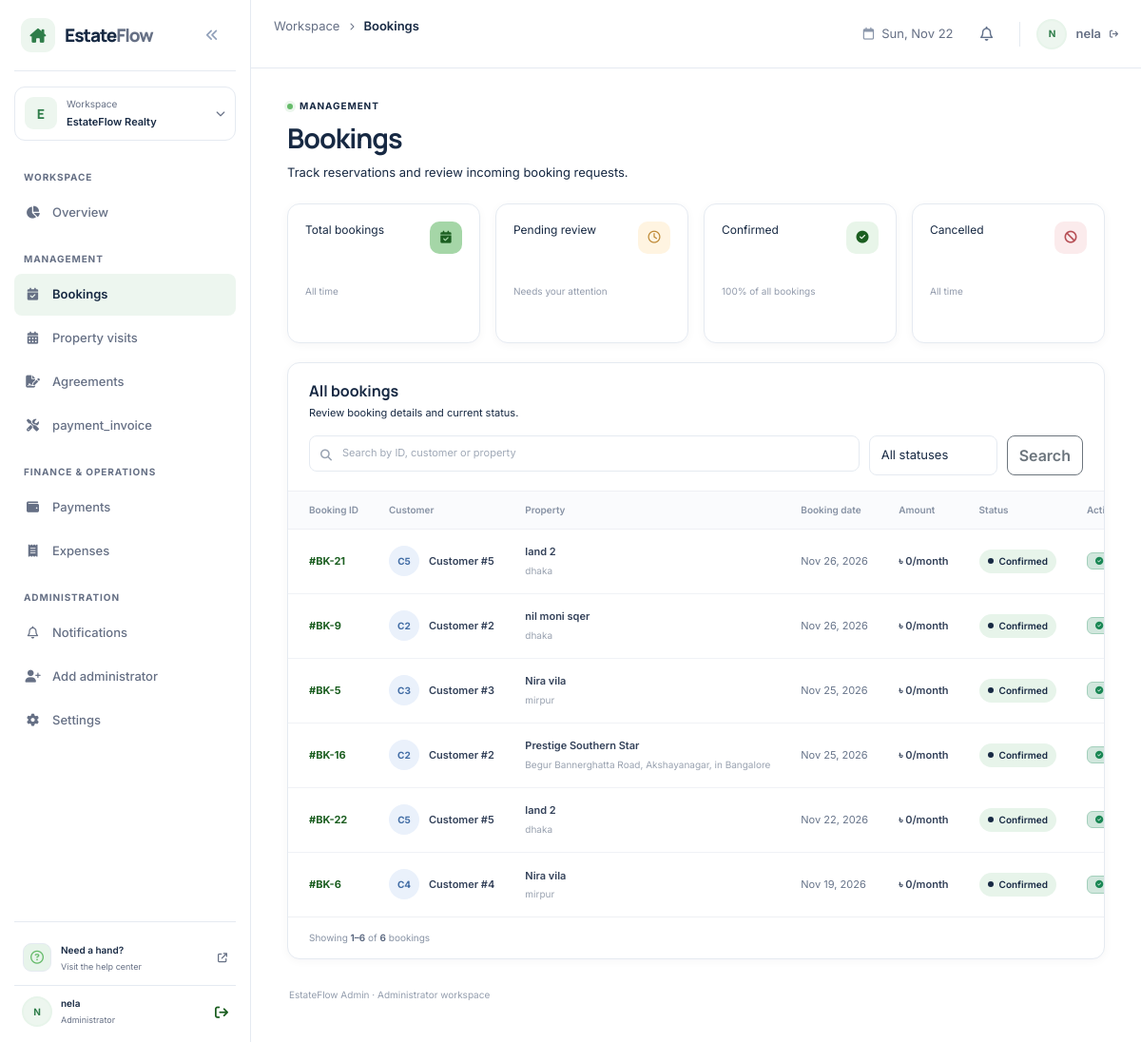
/backend/admin/bookings.php (signed in), run on the app's committed database.
### tables this page shows
CREATE TABLE `bookings` (
  `booking_id` bigint UNSIGNED NOT NULL,
  `property_id` bigint UNSIGNED NOT NULL,
  `customer_id` bigint UNSIGNED NOT NULL,
  `booking_date` datetime NOT NULL,
  `status` enum('pending','approved','cancelled') NOT NULL DEFAULT 'pending',
  `created_at` datetime NOT NULL DEFAULT CURRENT_TIMESTAMP
);

CREATE TABLE `properties` (
  `property_id` bigint UNSIGNED NOT NULL,
  `owner_id` bigint UNSIGNED NOT NULL,
  `title` varchar(100) NOT NULL,
  `property_type` enum('flat','land','commercial') NOT NULL,
  `address` varchar(255) NOT NULL,
  `area_sqft` decimal(10,2) DEFAULT NULL,
  `price` decimal(12,2) DEFAULT NULL,
  `monthly_rent` decimal(12,2) DEFAULT NULL,
  `flat_details` varchar(100) NOT NULL,
  `status` enum('available','sold','rented') NOT NULL DEFAULT 'available',
  `description` text,
  `created_at` datetime NOT NULL DEFAULT CURRENT_TIMESTAMP,
  `imagas` varchar(100) NOT NULL
);

### backend/admin/bookings.php (the view, shortened to what this page needs)
<?php
include_once __DIR__ . '/dbconfig.php';
$search       = trim($_GET['q'] ?? '');
$page         = max(1, (int)($_GET['page'] ?? 1));
$perPage      = 10;
$stats = ['total' => 0, 'pending' => 0, 'approved' => 0, 'cancelled' => 0];
$r = $conn->query("SELECT status, COUNT(*) AS c FROM bookings GROUP BY status");
while ($row = $r->fetch_assoc()) {
  $stats[$row['status']] = (int)$row['c'];
  $stats['total']       += (int)$row['c'];
}
$approvedPct = $stats['total'] > 0 ? round($stats['approved'] / $stats['total'] * 100) : 0;
$where  = [];
$params = [];
$types  = '';
$whereSql = $where ? ' WHERE ' . implode(' AND ', $where) : '';
$countSql = "SELECT COUNT(*) FROM bookings b
             LEFT JOIN properties p ON p.property_id = b.property_id" . $whereSql;
$stmt = $conn->prepare($countSql);
$stmt->execute();
$filtered   = (int)$stmt->get_result()->fetch_row()[0];
$totalPages = max(1, (int)ceil($filtered / $perPage));
$page       = min($page, $totalPages);
$offset     = ($page - 1) * $perPage;
$sql = "SELECT b.booking_id, b.customer_id, b.booking_date, b.status,
               p.title, p.address, p.price, p.monthly_rent
        FROM bookings b
        LEFT JOIN properties p ON p.property_id = b.property_id"
     . $whereSql . "
        ORDER BY b.booking_date DESC
        LIMIT ? OFFSET ?";
$stmt = $conn->prepare($sql);
$params2 = array_merge($params, [$perPage, $offset]);
$stmt->bind_param($types . 'ii', ...$params2);
$stmt->execute();
$bookings = $stmt->get_result();
$from = $filtered > 0 ? $offset + 1 : 0;
$to   = min($offset + $perPage, $filtered);
function statusClass($s) {
  return $s === 'approved' ? 'status-confirmed' : ($s === 'cancelled' ? 'status-cancelled' : 'status-pending');
}
function statusLabel($s) {
  return $s === 'approved' ? 'Confirmed' : ucfirst($s);
}
?>
<!doctype html>
<html lang="en">
<head>
  <link href="https://cdnjs.cloudflare.com/ajax/libs/font-awesome/6.5.2/css/all.min.css" rel="stylesheet">
  <link href="https://cdn.jsdelivr.net/npm/bootstrap@5.3.3/dist/css/bootstrap.min.css" rel="stylesheet">
  <link rel="stylesheet" href="../shared/assets/css/global.css">
  <link rel="stylesheet" href="assets/css/admin/dashboard.css">
  <link rel="stylesheet" href="assets/css/admin/bookings.css">
  <link rel="stylesheet" href="../shared/assets/css/palette.css">
</head>
<body class="admin-dashboard">
  <div class="admin-layout" id="admin-layout">
    <?php include __DIR__ . '/../shared/partials/admin_leftber.php'; ?>
    <div class="main-shell">
      <?php include __DIR__ . '/../shared/partials/header.php'; ?>
      <main class="dashboard-main" id="main-content">
        <section class="page-heading bookings-heading" aria-labelledby="bookings-title">
          <div>
            <p class="page-eyebrow"><span class="live-dot"></span> Management</p>
            <h1 id="bookings-title">Bookings</h1>
            <p class="page-subtitle">Track reservations and review incoming booking requests.</p>
          </div>
        </section>
        <section class="row g-3 booking-stats" aria-label="Booking summary">
          <div class="col-12 col-sm-6 col-xl-3">
            <article class="booking-stat-card">
              <span class="booking-stat-icon booking-stat-icon-blue"><i class="fa-solid fa-calendar-check" aria-hidden="true"></i></span>
              <p>Total bookings</p>
              <strong><?= $stats['total'] ?></strong>
              <small>All time</small>
            </article>
          </div>
          <div class="col-12 col-sm-6 col-xl-3">
            <article class="booking-stat-card">
              <span class="booking-stat-icon booking-stat-icon-amber"><i class="fa-regular fa-clock" aria-hidden="true"></i></span>
              <p>Pending review</p>
              <strong><?= $stats['pending'] ?></strong>
              <small>Needs your attention</small>
            </article>
          </div>
          <div class="col-12 col-sm-6 col-xl-3">
            <article class="booking-stat-card">
              <span class="booking-stat-icon booking-stat-icon-green"><i class="fa-solid fa-circle-check" aria-hidden="true"></i></span>
              <p>Confirmed</p>
              <strong><?= $stats['approved'] ?></strong>
              <small><?= $approvedPct ?>% of all bookings</small>
            </article>
          </div>
          <div class="col-12 col-sm-6 col-xl-3">
            <article class="booking-stat-card">
              <span class="booking-stat-icon booking-stat-icon-red"><i class="fa-solid fa-ban" aria-hidden="true"></i></span>
              <p>Cancelled</p>
              <strong><?= $stats['cancelled'] ?></strong>
              <small>All time</small>
            </article>
          </div>
        </section>
        <section class="booking-panel" aria-labelledby="booking-list-title">
          <div class="booking-panel-heading">
            <div>
              <h2 id="booking-list-title">All bookings</h2>
              <p>Review booking details and current status.</p>
            </div>
          </div>
          <form class="booking-toolbar" method="get" action="">
            <label class="booking-search" for="booking-search">
              <i class="fa-solid fa-magnifying-glass" aria-hidden="true"></i>
              <input id="booking-search" name="q" class="form-control" type="search" placeholder="Search by ID, customer or property" value="<?= htmlspecialchars($search) ?>">
            </label>
            <select class="form-select booking-filter" id="booking-status" name="status" onchange="this.form.submit()">
              <option value="">All statuses</option>
            </select>
            <button class="btn btn-outline-secondary" type="submit">Search</button>
          </form>
          <div class="table-responsive">
            <table class="table booking-table align-middle mb-0">
              <thead>
                <tr>
                  <th scope="col">Booking ID</th>
                  <th scope="col">Customer</th>
                  <th scope="col">Property</th>
                  <th scope="col">Booking date</th>
                  <th scope="col">Amount</th>
                  <th scope="col">Status</th>
                  <th scope="col">Actions</th>
                </tr>
              </thead>
              <tbody>
                <?php if ($bookings->num_rows > 0): ?>
                  <?php while ($b = $bookings->fetch_assoc()): ?>
                    <tr>
                      <td><span class="booking-id">#BK-<?= (int)$b['booking_id'] ?></span></td>
                      <td>
                        <div class="guest-cell">
                          <span class="guest-avatar guest-avatar-blue">C<?= (int)$b['customer_id'] ?></span>
                          <span><strong>Customer #<?= (int)$b['customer_id'] ?></strong></span>
                        </div>
                      </td>
                      <td>
                        <strong class="property-name"><?= htmlspecialchars($b['title'] ?? 'Property removed') ?></strong>
                        <small class="property-location"><?= htmlspecialchars($b['address'] ?? '') ?></small>
                      </td>
                      <td><?= htmlspecialchars(date('M d, Y', strtotime($b['booking_date']))) ?></td>
                      <td class="booking-amount">
                        <?php if ($b['monthly_rent'] !== null): ?>
                          ৳ <?= number_format($b['monthly_rent']) ?>/month
                        <?php elseif ($b['price'] !== null): ?>
                          ৳ <?= number_format($b['price']) ?>
                        <?php else: ?>
                          —
                        <?php endif; ?>
                      </td>
                      <td>
                        <span class="booking-status <?= statusClass($b['status']) ?>"><span></span><?= statusLabel($b['status']) ?></span>
                      </td>
                      <td>
                        <?php if ($b['status'] === 'pending'): ?>
                          <form method="post" style="display:inline-flex; gap:6px;">
                            <input type="hidden" name="booking_id" value="<?= (int)$b['booking_id'] ?>">
                            <button type="submit" name="action" value="approve" class="btn btn-sm btn-success py-1 px-2" title="Approve booking & schedule visit">
                              <i class="fa-solid fa-check"></i> Approve
                            </button>
                            <button type="submit" name="action" value="cancel" class="btn btn-sm btn-outline-danger py-1 px-2" title="Cancel booking" onclick="return confirm('Cancel this booking?');">
                              <i class="fa-solid fa-xmark"></i>
                            </button>
                          </form>
                        <?php elseif ($b['status'] === 'approved'): ?>
                          <span class="badge bg-success-subtle text-success border border-success-subtle px-2 py-1"><i class="fa-solid fa-circle-check"></i> Approved</span>
                        <?php else: ?>
                          <span class="badge bg-secondary-subtle text-secondary px-2 py-1">Cancelled</span>
                        <?php endif; ?>
                      </td>
                    </tr>
                  <?php endwhile; ?>
                <?php else: ?>
                  <tr><td colspan="7" class="text-center py-4">Kono booking pawa jayni.</td></tr>
                <?php endif; ?>
              </tbody>
            </table>
          </div>
          <div class="booking-table-footer">
            <span>Showing <strong><?= $from ?>–<?= $to ?></strong> of <strong><?= $filtered ?></strong> bookings</span>
          </div>
        </section>
        <footer class="bookings-footer">
          <span>EstateFlow Admin <span aria-hidden="true">·</span> Administrator workspace</span>
        </footer>
      </main>
    </div>
  </div>
</body>
</html>

### backend/shared/assets/css/global.css (style rules this page uses)
:root { color-scheme: light; --ef-cream: #ffffff; --ef-cream-alt: #f8fafc; --ef-green-soft: #e7f4ea; --ef-green: #2f7d4a; --ef-accent: #2f7d4a; --ef-navy-950: #ffffff; --ef-navy-900: #ffffff; --ef-navy-800: #26364d; --ef-blue-700: #2f7d4a; --ef-blue-100: #e7f4ea; --ef-teal-700: #2f7d4a; --ef-teal-100: #e7f4ea; --ef-amber-700: #a76b13; --ef-amber-100: #fff3da; --ef-red-700: #b64e54; --ef-red-100: #fbebec; --ef-green-700: #2f7d4a; --ef-green-100: #e7f4ea; --ef-ink: #172943; --ef-muted: #667085; --ef-border: #e5eaf1; --ef-surface: #ffffff; --ef-page: #ffffff; --ef-sidebar-width: 264px; --ef-sidebar-collapsed-width: 78px; --ef-font-body: "Inter", "Segoe UI", Arial, sans-serif; --ef-font-heading: "Manrope", "Segoe UI", Arial, sans-serif; --ef-radius-sm: 8px; --ef-radius-md: 13px; --ef-radius-lg: 18px; --ef-shadow-card: 0 2px 12px rgb(27 94 32 / 4%); }
*, *::before, *::after { box-sizing: border-box; }
html { min-width: 320px; scroll-behavior: smooth; }
body { min-width: 320px; margin: 0; color: var(--ef-ink); background: var(--ef-page); font-family: var(--ef-font-body); font-size: 14px; -webkit-font-smoothing: antialiased; text-rendering: optimizeLegibility; }
button, input, select, textarea { color: inherit; font: inherit; }
button, select { cursor: pointer; }

### backend/admin/assets/css/admin/dashboard.css (style rules this page uses)
.admin-dashboard { --admin-shadow: 0 2px 10px rgb(22 37 63 / 4%); }
.admin-dashboard button { font-family: inherit; }
.admin-layout { min-height: 100vh; }
.main-shell { min-height: 100vh; margin-left: var(--ef-sidebar-width); transition: margin-left 220ms ease; }
.dashboard-main { width: min(100%, 1500px); margin-inline: auto; padding: 29px 36px 20px; }
.page-heading { display: flex; align-items: end; justify-content: space-between; gap: 24px; margin: 0 0 22px; }
.page-eyebrow { display: flex; align-items: center; gap: 7px; margin: 0 0 9px; color: var(--ef-blue-700); font-size: 10px; font-weight: 700; letter-spacing: .09em; text-transform: uppercase; }
.live-dot { width: 6px; height: 6px; border-radius: 50%; background: #66bb6a; box-shadow: 0 0 0 3px rgb(102 187 106 / 13%); }
.page-heading h1 { margin: 0; color: var(--ef-navy-950); font-family: var(--ef-font-heading); font-size: clamp(24px, 2.5vw, 31px); font-weight: 700; letter-spacing: -.055em; line-height: 1.2; }
.page-subtitle { margin: 8px 0 0; color: var(--ef-muted); font-size: 12px; }
.status-confirmed { color: #1b5e20; background: #a5d6a7; }
@media (max-width: 1200px) { .topbar, .dashboard-main { padding-right: 24px; padding-left: 24px; } }
.admin-dashboard { background: #f3f6fa; }
.admin-dashboard .dashboard-main { padding: 32px 38px 30px; }
.admin-dashboard .page-heading h1 { font-size: clamp(24px, 2.4vw, 30px); letter-spacing: -.035em; }
.admin-dashboard .page-subtitle { font-size: 13px; line-height: 1.65; }
.admin-dashboard .btn { min-height: 40px; border-radius: 8px; font-weight: 600; }
.admin-dashboard .form-control, .admin-dashboard .form-select { min-height: 42px; border-color: var(--ef-border); border-radius: 8px; font-size: 13px; }

### backend/shared/assets/css/palette.css (style rules this page uses)
:root { color-scheme: light; --ef-cream: #ffffff; --ef-cream-alt: #f8fafc; --ef-green-soft: #e7f4ea; --ef-green: #2f7d4a; --ef-accent: #2f7d4a; --ef-ink: #172943; --ef-muted: #667085; --ef-border: #e5eaf1; --ef-surface: #ffffff; --ef-page: #ffffff; --ef-blue-700: #2f7d4a; --ef-blue-100: #e7f4ea; --ef-teal-700: #2f7d4a; --ef-teal-100: #e7f4ea; --ef-navy-950: #ffffff; --ef-navy-900: #ffffff; --ef-navy-800: #26364d; }
.admin-dashboard { color: var(--ef-ink); background: var(--ef-page); }
.admin-dashboard .dashboard-main { background: var(--ef-page); }
.admin-dashboard .status-confirmed { color: var(--ef-ink); background: var(--ef-green-soft); }
.admin-dashboard .form-control, .admin-dashboard .form-select, .admin-dashboard .form-field input, .admin-dashboard .form-field select, .admin-dashboard .form-field textarea { border-color: var(--ef-border); color: var(--ef-ink); background: var(--ef-cream); }
.admin-dashboard, .owner-layout, .owner-dashboard, .agent-dashboard { color: var(--ef-ink); font-family: "Inter", "Segoe UI", Arial, sans-serif; }
.admin-dashboard h1, .admin-dashboard h2, .admin-dashboard h3, .admin-dashboard h4, .owner-dashboard h1, .owner-dashboard h2, .owner-dashboard h3, .owner-dashboard h4 { color: var(--ef-ink); font-family: "Manrope", "Segoe UI", Arial, sans-serif; }
.admin-dashboard p, .owner-dashboard p { color: inherit; }
.owner-main-shell, .owner-dashboard, .owner-layout, .admin-dashboard, .admin-layout { background: #ffffff; }

### data on the page
bookings: booking_id "21", customer "5", property.title "land 2", property.address "dhaka", booking_date "Nov 26, 2026", property.monthly_rent "0", status "Confirmed"
bookings: booking_id "9", customer "2", property.title "nil moni sqer", property.address "dhaka", booking_date "Nov 26, 2026", property.monthly_rent "0", status "Confirmed"
bookings: booking_id "5", customer "3", property.title "Nira vila", property.address "mirpur", booking_date "Nov 25, 2026", property.monthly_rent "0", status "Confirmed"
bookings: booking_id "16", customer "2", property.title "Prestige Southern Star", property.address "Begur Bannerghatta Road, Akshayanagar, in Bangalore", booking_date "Nov 25, 2026", property.monthly_rent "0", status "Confirmed"
bookings: booking_id "22", customer "5", property.title "land 2", property.address "dhaka", booking_date "Nov 22, 2026", property.monthly_rent "0", status "Confirmed"
bookings: booking_id "6", customer "4", property.title "Nira vila", property.address "mirpur", booking_date "Nov 19, 2026", property.monthly_rent "0", status "Confirmed"

### other printed values
$adminInitial "N"
$adminName "nela"
$adminPageTitle "Bookings"
$approvedPct "100"
$from "1"
$to "6"
$filtered "6"
